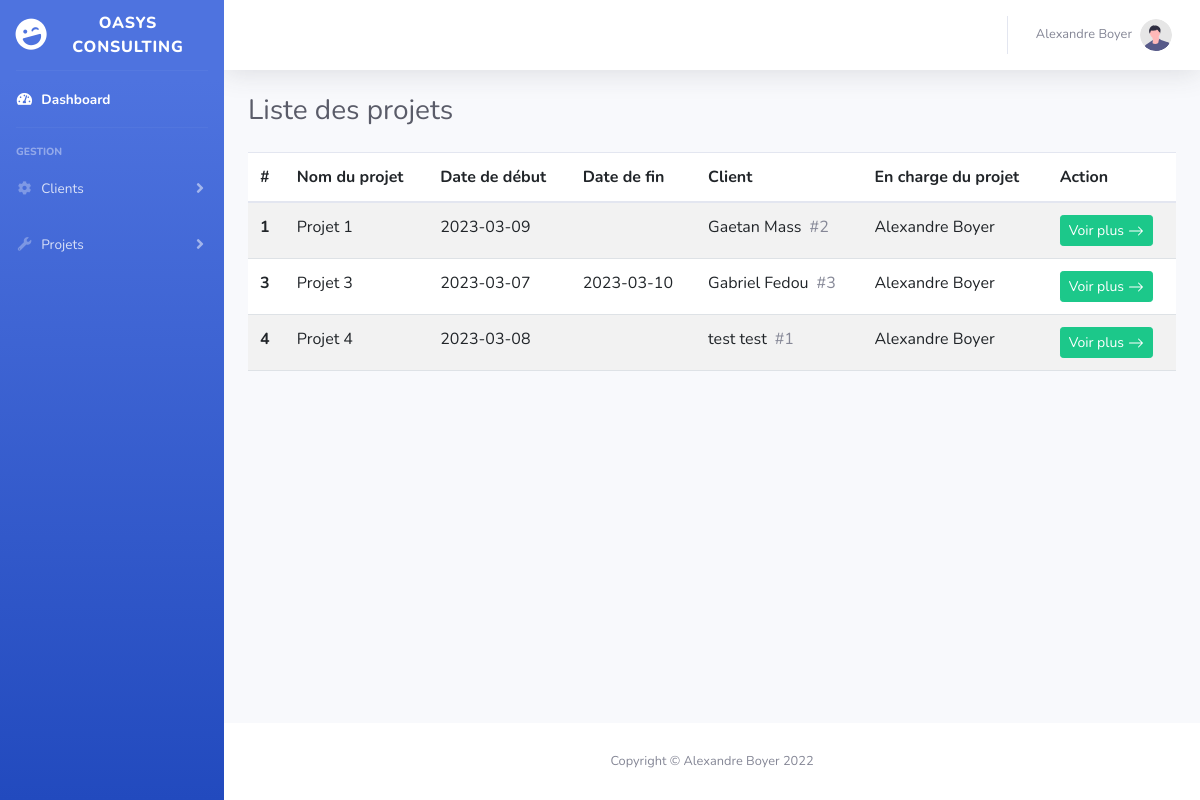
/controller/Route.php?action=list_project (signed in), run on an earlier commit of the app's database.
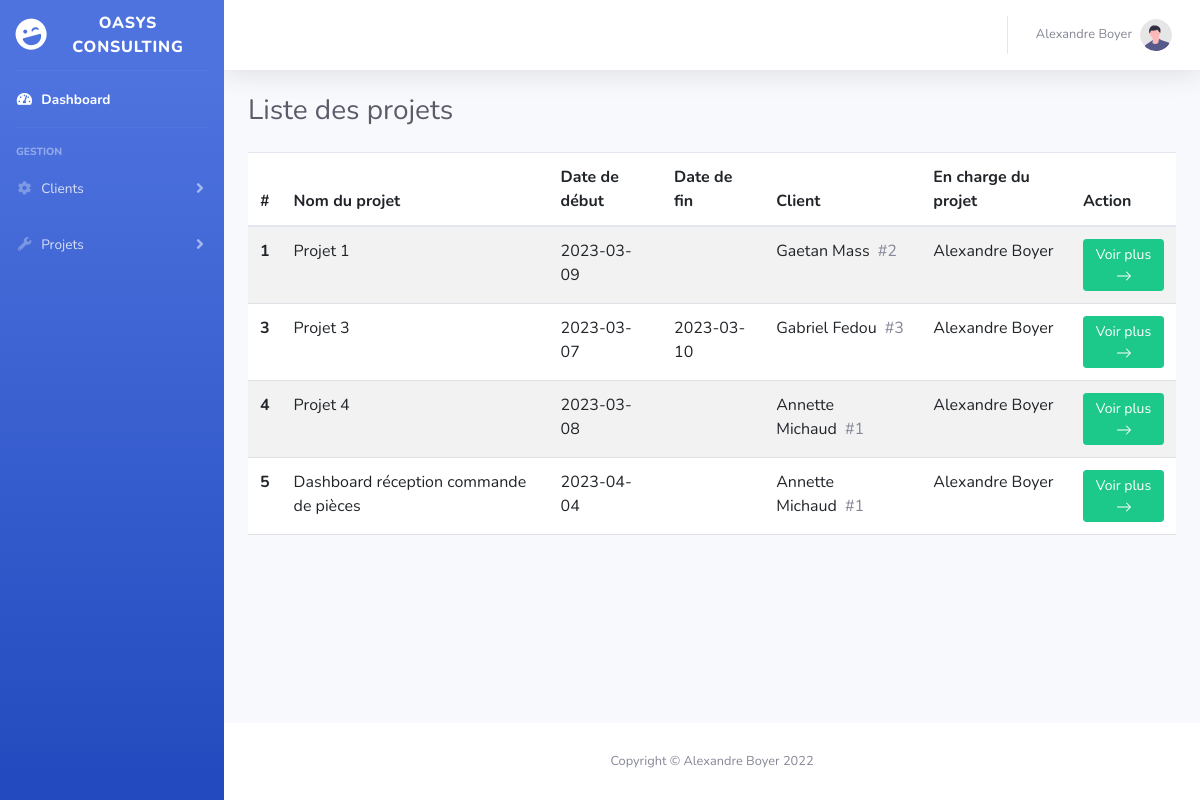
And on a later commit of the database.
### tables this page shows
CREATE TABLE `projet` (
  `code_projet` int(11) NOT NULL,
  `libelle_projet` varchar(50) NOT NULL,
  `date_de_debut_projet` date NOT NULL,
  `date_de_fin_projet` date DEFAULT NULL,
  `taux_horaire_projet` int(11) DEFAULT NULL,
  `id_user` int(11) NOT NULL,
  `id_facturation` int(11) DEFAULT NULL,
  `id_client` int(11) NOT NULL
);

CREATE TABLE `client` (
  `id_client` int(11) NOT NULL,
  `adresse_mail_client` varchar(255) DEFAULT NULL,
  `nom_client` varchar(255) DEFAULT NULL,
  `prenom_client` varchar(255) DEFAULT NULL,
  `nom_entreprise_client` varchar(255) NOT NULL
);

CREATE TABLE `user` (
  `id_user` int(11) NOT NULL,
  `adresse_mail_user` varchar(255) DEFAULT NULL,
  `password_user` varchar(255) DEFAULT NULL,
  `nom_user` varchar(50) DEFAULT NULL,
  `prenom_user` varchar(50) DEFAULT NULL,
  `id_role` int(11) NOT NULL
);

### controller/List_projectController.php (called while the page is built, shortened)
<?php
class List_projectController extends Controller
{
    public function resolve() {
        $projetSERVICE = new \model\service\projetSERVICE();
        $vars = [
            "listProjects" => $projetSERVICE->getProject(),
        ];
        $this->render("list_project", $vars);
    }
}

### controller/Route.php (called while the page is built, shortened)
<?php
    require_once("../autoloader.php");
        $controller = new $controllerName();
        $controller->guard();
        $controller->resolve();
?>

### model/metier/projetMetier.php (called while the page is built, shortened)
<?php
class projetMetier {
    private $code_projet;
    private $libelle_projet;
    private $date_de_debut_projet;
    private $date_de_fin_projet;
    private $id_client;
    private $prenom_client;
    private $nom_client;
    private $prenom_gestionnaire_projet;
    private $nom_gestionnaire_projet;
    public function setCode_projet($code_projet) : void {
        $this->code_projet = $code_projet;
    }
    public function setLibelle_projet($libelle_projet) : void {
        $this->libelle_projet = $libelle_projet;
    }
    public function setDate_de_debut_projet($date_de_debut_projet) : void {
        $this->date_de_debut_projet = $date_de_debut_projet;
    }
    public function setDate_de_fin_projet($date_de_fin_projet) : void {
        $this->date_de_fin_projet = $date_de_fin_projet;
    }
    public function setId_client($id_client) : void {
        $this->id_client = $id_client;
    }
    public function setPrenom_client($prenom_client) : void {
        $this->prenom_client = $prenom_client;
    }
    public function setNom_client($nom_client) : void {
        $this->nom_client = $nom_client;
    }
    public function setPrenom_gestionnaire_projet($prenom_gestionnaire_projet) : void {
        $this->prenom_gestionnaire_projet = $prenom_gestionnaire_projet;
    }
    public function setNom_gestionnaire_projet($nom_gestionnaire_projet) : void {
        $this->nom_gestionnaire_projet = $nom_gestionnaire_projet;
    }
    public function getCode_projet() {
        return $this->code_projet;
    }
    public function getLibelle_projet() {
        return $this->libelle_projet;
    }
    public function getDate_de_debut_projet() {
        return $this->date_de_debut_projet;
    }
    public function getDate_de_fin_projet() {
        return $this->date_de_fin_projet;
    }
    public function getId_client() {
        return $this->id_client;
    }
    public function getPrenom_client() {
        return $this->prenom_client;
    }
    public function getNom_client() {
        return $this->nom_client;
    }
    public function getPrenom_gestionnaire_projet() {
        return $this->prenom_gestionnaire_projet;
    }
    public function getNom_gestionnaire_projet() {
        return $this->nom_gestionnaire_projet;
    }
}
?>

### model/dao/projetDAO.php (called while the page is built, shortened)
<?php
class projetDAO
{
    private $Connection;
    public function __construct()
    {
        try {
            $hconnection = new Connexion();
            $this->Connection = $hconnection->getConnection();
        } catch (\Exception $e) {
            throw new \Exception('Impossible d\'établir la connexion à la BD.');
        }
    }
    public function getProject()
    {
        $getProject = $this->Connection->prepare("SELECT projet.code_projet, projet.libelle_projet, projet.date_de_debut_projet, projet.date_de_fin_projet, projet.id_client, client.nom_client, client.prenom_client, user.nom_user, user.prenom_user FROM projet, client, user WHERE projet.id_client = client.id_client AND projet.id_user = user.id_user AND projet.id_user = :id_user");
        $getProject->bindParam(':id_user', $_SESSION['id']);
        $getProject->execute();
        return projetMetier::fromFetchAllData($getProject->fetchAll());
    }
}
?>

### model/dao/Connexion.php (called while the page is built, shortened)
<?php
class Connexion{
    private $driver;
    private $host, $user, $pass, $database, $charset;
    public function __construct() {
        $this->driver=DB_DRIVER;
        $this->host=DB_HOST;
        $this->user=DB_USER;
        $this->pass=DB_PASS;
        $this->database=DB_DATABASE;
        $this->charset=DB_CHARSET;
    }
    public function getConnection(){
        $dsn = $this->driver.':host='.$this->host.';dbname='.$this->database.';charset='.$this->charset;
        try {
            $connection = new \PDO($dsn, $this->user, $this->pass);
            $connection->setAttribute(\PDO::ATTR_ERRMODE, \PDO::ERRMODE_EXCEPTION);
            return $connection;
        } catch (\PDOException $e) {
            throw new \Exception('Impossible d\'établir la connexion à la BD.');
        }
    }
}
?>

### model/service/projetSERVICE.php (called while the page is built, shortened)
<?php
class projetSERVICE {
    private $projetDAO;
    public function __construct() {
        try {
            $this->projetDAO = new \model\dao\projetDAO();
        }
        catch (\Exception $e) {
            throw new \Exception('Impossible d\'établir la connexion à la BD.');
        }
    }
    public function getProject() {
        return $this->projetDAO->getProject();
    }
}

### autoloader.php (called while the page is built, shortened)
<?php
class Autoloader {
    static public function loader($className) {
        $filename = BASE_PATH.DIRECTORY_SEPARATOR.str_replace("\\", DIRECTORY_SEPARATOR, $className) . ".php";
        if (file_exists($filename)) {
            if (class_exists($className)) {
                return TRUE;
            }
        }
        return FALSE;
    }
}
?>

### view/list_project.php (the view, shortened to what the changed rows need)
<!DOCTYPE html>
<html lang="fr">
    <head>
        <link href="../assets/vendor/fontawesome-free/css/all.min.css" rel="stylesheet" type="text/css">
        <link href="https://cdn.jsdelivr.net/npm/bootstrap@5.3.0-alpha1/dist/css/bootstrap.min.css" rel="stylesheet">
        <link href="../assets/css/sb-admin-2.min.css" rel="stylesheet">
    </head>
    <body id="page-top">
    <div id="wrapper">
        <?php
        include('../assets/include/header.php');
        ?>
        <div id="content-wrapper" class="d-flex flex-column">
            <div id="content">
                <?php
                include('../assets/include/topbar.php');
                ?>
                <div class="container-fluid">
                    <h1 class="h3 mb-4 text-gray-800">Liste des projets</h1>
                    <table class="table table-striped">
                        <thead>
                            <tr>
                                <th scope="col">#</th>
                                <th scope="col">Nom du projet</th>
                                <th scope="col">Date de début</th>
                                <th scope="col">Date de fin</th>
                                <th scope="col">Client</th>
                                <th scope="col">En charge du projet</th>
                                <th scope="col">Action</th>
                            </tr>
                        </thead>
                        <tbody>
                            <?php
                            foreach($listProjects as $project) {
                                echo "<tr>";
                                    echo "<th scope='row'>".$project->getCode_projet()."</th>";
                                    echo "<td>".$project->getLibelle_projet()."</td>";
                                    echo "<td>".$project->getDate_de_debut_projet()."</td>";
                                    echo "<td>".$project->getDate_de_fin_projet()."</td>";
                                    echo "<td>".$project->getPrenom_client()." ".$project->getNom_client()."<span class='text-muted ml-2'>#".$project->getId_client()."</span></td>";
                                    echo "<td>".$project->getPrenom_gestionnaire_projet()." ".$project->getNom_gestionnaire_projet()."</td>";
                                    echo "<td><a class='btn btn-sm btn-success' href='../controller/Route.php?action=project&project_number=".$project->getCode_projet()."'>Voir plus <svg xmlns='http://www.w3.org/2000/svg' width='16' height='16' fill='currentColor' class='bi bi-arrow-right' viewBox='0 0 16 16'><path fill-rule='evenodd' d='M1 8a.5.5 0 0 1 .5-.5h11.793l-3.147-3.146a.5.5 0 0 1 .708-.708l4 4a.5.5 0 0 1 0 .708l-4 4a.5.5 0 0 1-.708-.708L13.293 8.5H1.5A.5.5 0 0 1 1 8z'/></svg></a></td>";
                                echo "</tr>";
                            }?>
                        </tbody>
                    </table>
                </div>
            </div>
            <?php
            include('../assets/include/footer.php');
            ?>
        </div>
    </div>
    </body>
</html>

What changed in the data, as far as the page shows it:
changed through a linked row, projet "Projet 4": id_client.prenom_client "test" → "Annette"; id_client.nom_client "test" → "Michaud"
added projet: code_projet "5", libelle_projet "Dashboard réception commande de pièces", date_de_debut_projet "2023-04-04", id_client.prenom_client "Annette", id_client.nom_client "Michaud", id_client "1", id_user.prenom_user "Alexandre", id_user.nom_user "Boyer"
